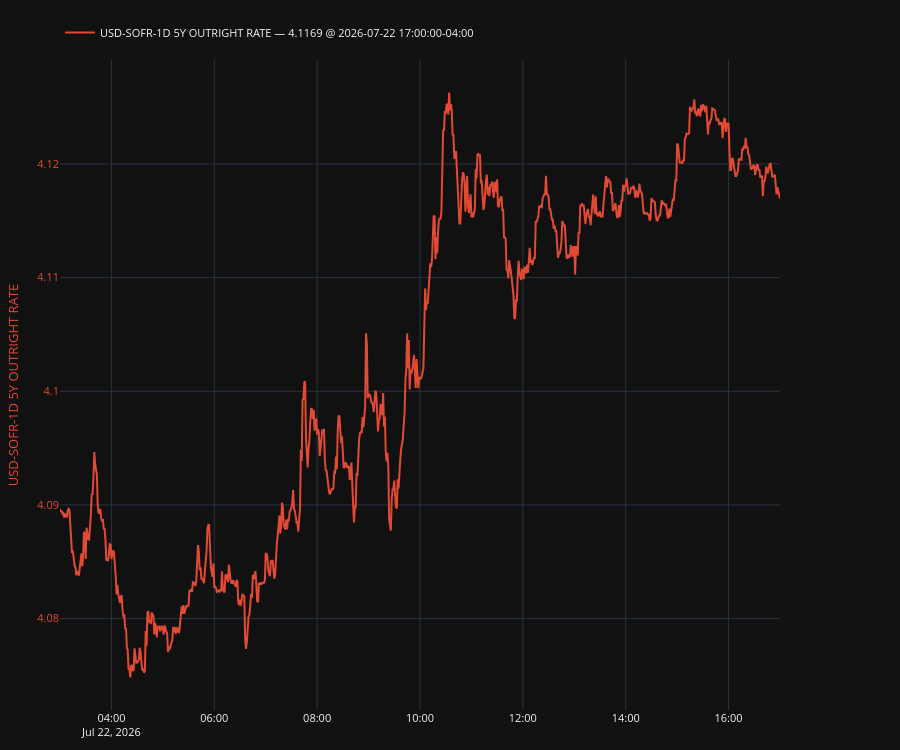

Notebook code for this chart:
### Markdown cell above
### One curve, one day, every published minute

The grid is ~12 hours of 1-minute bars per curve per day, in the curve's own local
session.

### Code cell
day = datetime.date(2026, 7, 22)
minutes = ts.get_timeseries(
    start=NYC_tz.localize(datetime.datetime.combine(day, datetime.time(3, 0))),
    end=NYC_tz.localize(datetime.datetime.combine(day, datetime.time(17, 0))),
    queries=[UnifiedQuery(curve="USD-SOFR-1D", tenor="5Y",
                          value=UnifiedValue.IRS_RATE)],
    freq="1min",
    routers={"IRS": irs_tb},
    ignore_cache_miss=True,
)
print(f"{len(minutes)} minute observations")
display(minutes.describe())
display(minutes)

plot, fig, ax, ax2, legend = make_secondary_axis_plot(engine="plotly")
plot(minutes["USD-SOFR-1D 5Y OUTRIGHT RATE"], which="left")
legend(valfmt="{:.4f}", show_date=True)

### Figure 1 — Plotly figure (JSON) as saved in the notebook; plotly's stock layout.template omitted (floating-point values rounded to 4 significant figures; data arrays with more than 128 entries replaced by an {"elided": "..."} marker saying what was removed)
{"data": [{"line": {"color": "#E24A33"}, "mode": "lines", "name": "USD-SOFR-1D 5Y OUTRIGHT RATE — 4.1169 @ 2026-07-22 17:00:00-04:00", "showlegend": true, "type": "scatter", "x": {"elided": "841 str values"}, "y": {"elided": "841 float values"}, "yaxis": "y"}], "layout": {"font": {"size": 11}, "height": 750, "legend": {"orientation": "h", "x": 0, "xanchor": "left", "y": 1.02, "yanchor": "bottom"}, "margin": {"b": 40, "l": 60, "r": 120, "t": 60}, "newshape": {"line": {"color": "red"}}, "title": {}, "xaxis": {"showgrid": true, "showspikes": true, "spikecolor": "white", "spikemode": "across", "spikesnap": "cursor"}, "yaxis": {"showgrid": true, "showspikes": true, "spikecolor": "white", "spikesnap": "cursor", "spikethickness": 0.5, "tickfont": {"color": "#E24A33"}, "title": {"font": {"color": "#E24A33"}, "text": "USD-SOFR-1D 5Y OUTRIGHT RATE"}}}}
